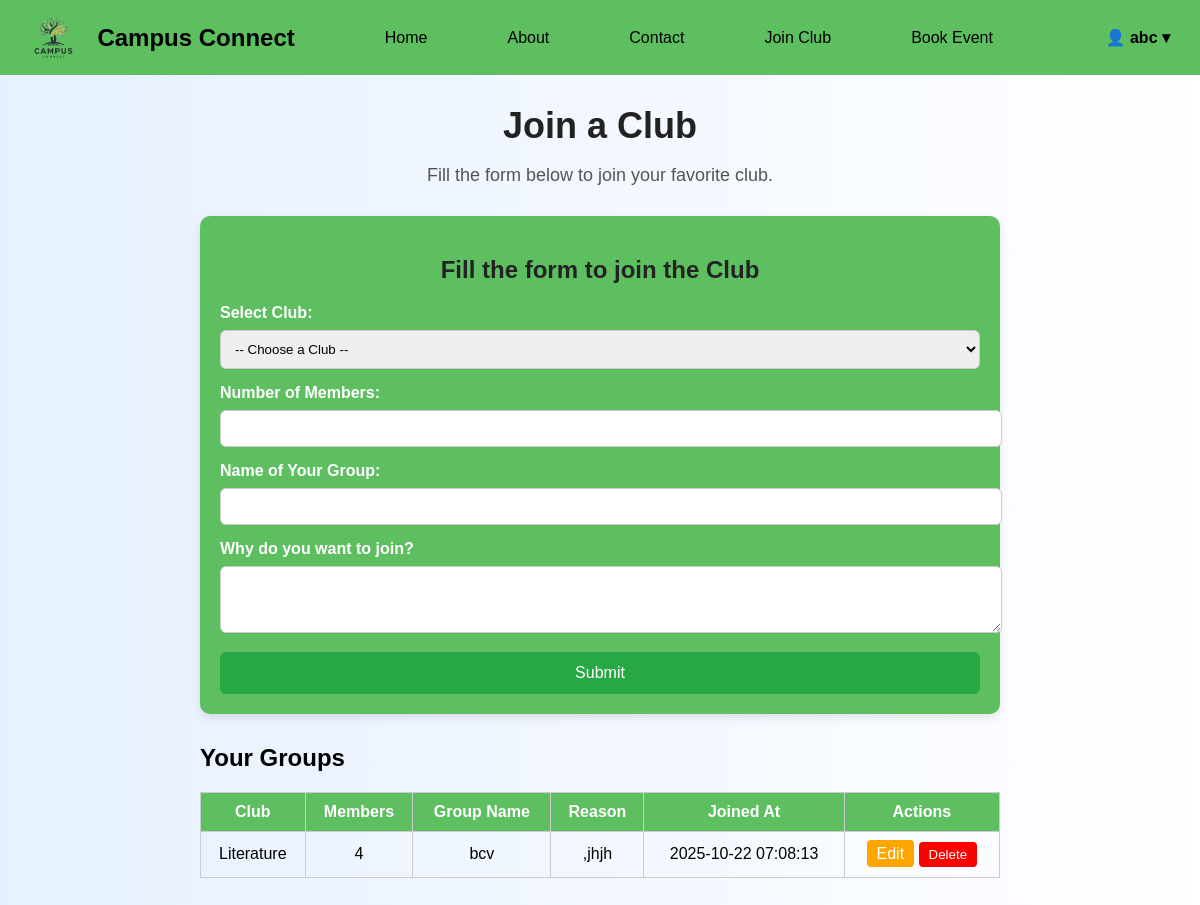
Page /join_club (signed in) on the committed database.
### tables this page shows
CREATE TABLE club_members (
    id INTEGER PRIMARY KEY AUTOINCREMENT,
    username TEXT NOT NULL,
    club TEXT NOT NULL,
    members INTEGER NOT NULL,
    group_name TEXT NOT NULL,
    reason TEXT,
    joined_at TIMESTAMP DEFAULT CURRENT_TIMESTAMP
);

### app.py (the view, shortened to what this page needs)
@app.route('/join_club', methods=['GET', 'POST'])
@login_required
def join_club():
    username = session.get('user')
    conn = get_db_connection()
    groups = conn.execute("SELECT * FROM club_members WHERE username=?", (username,)).fetchall()
    conn.close()
    return render_template('join_club.html', user=username, groups=groups)

### app.py (called while the page is built)
def get_db_connection():
    conn = sqlite3.connect(DB_PATH)
    conn.row_factory = sqlite3.Row
    return conn

def login_required(f):
    @wraps(f)
    def decorated_function(*args, **kwargs):
        if 'user' not in session:
            return redirect(url_for('login', next=request.path))
        return f(*args, **kwargs)
    return decorated_function

### templates/join_club.html (shortened to what this page needs)
<!DOCTYPE html>
<html lang="en">
<head>
</head>
<body>
    <div class="navbar">
  <img src="{{ url_for('static', filename='images/logo.png') }}" style="height:45px; margin-right:10px;">
  <h2>Campus Connect</h2>
  <a href="{{ url_for('index') }}">Home</a>
  <a href="{{ url_for('about') }}">About</a>
  <a href="{{ url_for('contact') }}">Contact</a>
  <a href="{{ url_for('join_club') }}">Join Club</a>
  <a href="{{ url_for('book_event') }}">Book Event</a>
  {% if user %}
  <div class="user-section" id="userMenu">
    <span class="user-toggle">👤 {{ user }} &#9662;</span>
  </div>
  {% else %}
    <a href="{{ url_for('login') }}" class="login-btn">Login/Register</a>
  {% endif %}
</div>
  <div class="container">
    <h1>Join a Club</h1>
    <p>Fill the form below to join your favorite club.</p>
    <div class="form-container">
      <h2>Fill the form to join the Club</h2>
      <form method="POST" action="{{ url_for('join_club') }}">
        <label for="club">Select Club:</label>
        <select name="club" id="club" required>
          <option value="">-- Choose a Club --</option>
        </select>
        <label for="members">Number of Members:</label>
        <input type="number" name="members" id="members" min="1" required>
        <label for="group_name">Name of Your Group:</label>
        <input type="text" name="group_name" id="group_name" required>
        <label for="reason">Why do you want to join?</label>
        <textarea name="reason" id="reason" rows="3" required></textarea>
        <button type="submit">Submit</button>
      </form>
    </div>
    {% if groups %}
    <div style="margin-top:30px; text-align:left;">
      <h2>Your Groups</h2>
      <table>
        <tr>
          <th>Club</th>
          <th>Members</th>
          <th>Group Name</th>
          <th>Reason</th>
          <th>Joined At</th>
          <th>Actions</th>
        </tr>
        {% for group in groups %}
        <tr>
          <td>{{ group.club }}</td>
          <td>{{ group.members }}</td>
          <td>{{ group.group_name }}</td>
          <td>{{ group.reason }}</td>
          <td>{{ group.joined_at }}</td>
          <td>
            <a href="{{ url_for('edit_club', id=group.id) }}" class="btn-edit">Edit</a>
            <form method="POST" action="{{ url_for('delete_club', id=group.id) }}" style="display:inline;">
              <button type="submit" class="btn-delete">Delete</button>
            </form>
          </td>
        </tr>
        {% endfor %}
      </table>
    </div>
    {% endif %}
  </div>
</body>
</html>

### templates/join_club.html (style rules this page uses)
body { margin: 0; font-family: Arial, sans-serif; background: linear-gradient(to right, #e6f0ff, #ffffff); }
.navbar { display: flex; align-items: center; background-color: rgb(94, 191, 97); padding: 15px 30px; font-family: Arial, sans-serif; }
.navbar h2 { margin: 0 30px 0 10px; color: black; font-weight: bold; }
.navbar a { text-decoration: none; color: black; margin: 0 20px; font-weight: 500; margin-left: 60px; }
.user-section { position: relative; margin-left: auto; cursor: pointer; font-weight: bold; color: black; }
.container { text-align:center; margin:30px auto; max-width:800px; }
.container h1 { font-size:36px; margin-bottom:10px; color:#222; }
.container p { font-size:18px; color:#555; margin-bottom:30px; }
.form-container { background:rgb(94, 191, 97); padding:20px; border-radius:10px; box-shadow:0 4px 8px rgba(0,0,0,0.1); text-align:left; }
.form-container h2 { margin-bottom:20px; color:#222; text-align:center; }
label { display:block; margin-bottom:8px; font-weight:bold; color:#fff; }
select, input, textarea { width:100%; padding:10px; margin-bottom:15px; border:1px solid #ccc; border-radius:6px; }
.form-container button { width:100%; padding:12px; border:none; background:#28a745; color:white; border-radius:6px; font-size:16px; cursor:pointer; }
table { width:100%; border-collapse:collapse; margin-top:20px; }
table, th, td { border:1px solid #ccc; }
th, td { padding:10px; text-align:center; }
th { background:#5ebf61; color:white; }
.btn-edit { background:orange; color:white; padding:5px 10px; border-radius:4px; text-decoration:none; }
.btn-delete { background:red; color:white; border:none; padding:5px 10px; border-radius:4px; cursor:pointer; }

### rows in the picture
club_members: username "abc", club "Literature", members "4", group_name "bcv", reason ",jhjh", joined_at "2025-10-22 07:08:13"
